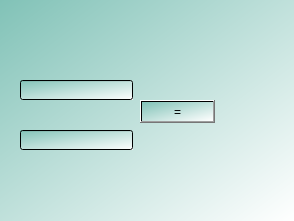
<?xml version="1.0" encoding="UTF-8"?>
<ui version="4.0">
 <class>num2</class>
 <widget class="QMainWindow" name="num2">
  <property name="geometry">
   <rect>
    <x>0</x>
    <y>0</y>
    <width>294</width>
    <height>221</height>
   </rect>
  </property>
  <property name="windowTitle">
   <string>MainWindow</string>
  </property>
  <property name="styleSheet">
   <string notr="true">background-color: qlineargradient(spread:pad, x1:0, y1:0, x2:1, y2:1, stop:0 rgba(129, 194, 183, 255), stop:1 rgba(255, 255, 255, 255));</string>
  </property>
  <widget class="QWidget" name="centralwidget">
   <widget class="QLineEdit" name="num1">
    <property name="geometry">
     <rect>
      <x>20</x>
      <y>80</y>
      <width>113</width>
      <height>20</height>
     </rect>
    </property>
   </widget>
   <widget class="QLineEdit" name="lineEdit_2">
    <property name="geometry">
     <rect>
      <x>20</x>
      <y>130</y>
      <width>113</width>
      <height>20</height>
     </rect>
    </property>
   </widget>
   <widget class="QPushButton" name="somar">
    <property name="geometry">
     <rect>
      <x>140</x>
      <y>100</y>
      <width>75</width>
      <height>23</height>
     </rect>
    </property>
    <property name="text">
     <string>=</string>
    </property>
   </widget>
  </widget>
 </widget>
 <resources/>
 <connections/>
</ui>
